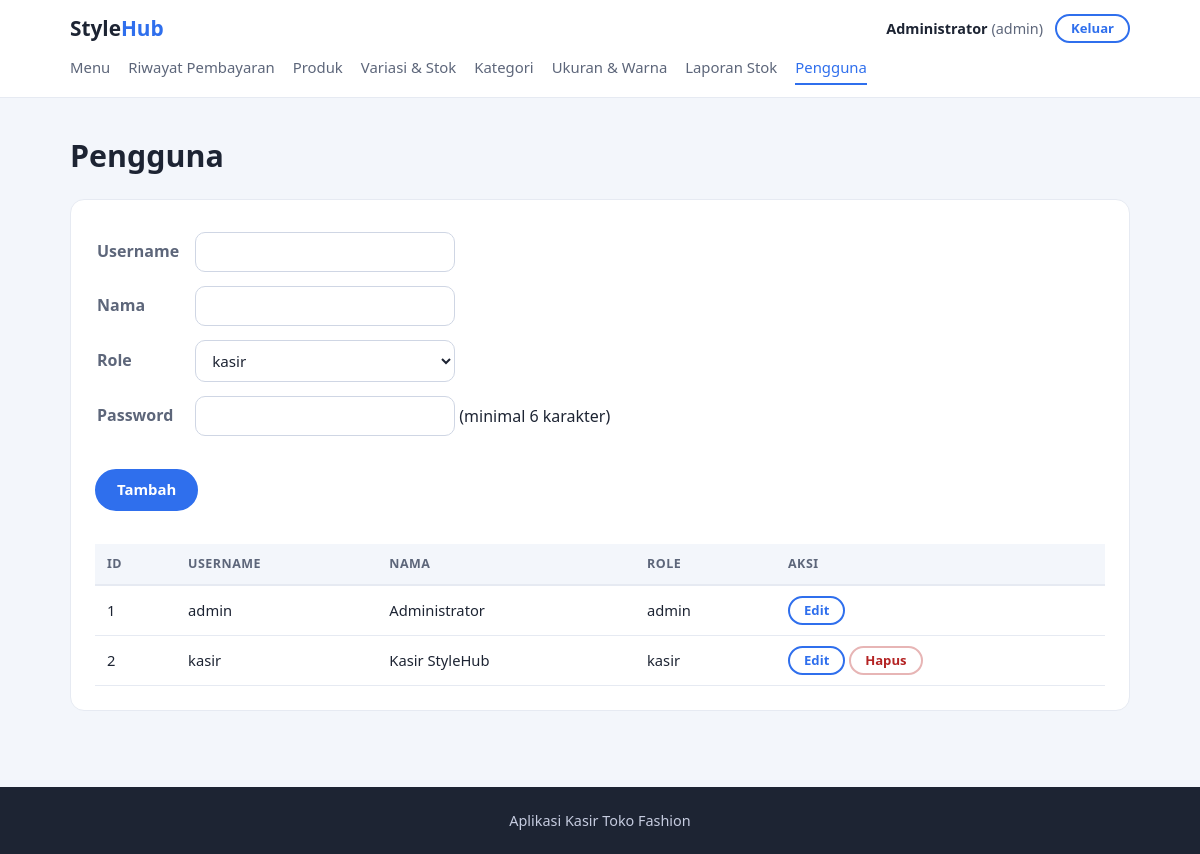
/users.php (signed in), run on the app's committed database.
### tables this page shows
CREATE TABLE users (
    user_id   INT          NOT NULL AUTO_INCREMENT,
    username  VARCHAR(30)  NOT NULL,
    password  VARCHAR(255) NOT NULL,             
    nama      VARCHAR(100) NOT NULL,
    role      VARCHAR(20)  NOT NULL,
    PRIMARY KEY (user_id),
    UNIQUE KEY uq_users_username (username),
    CONSTRAINT chk_users_role CHECK (role IN ('admin', 'kasir'))
);

### includes/functions.php (called while the page is built, shortened)
<?php
function e($v)
{
    return htmlspecialchars((string)$v, ENT_QUOTES, 'UTF-8');
}

### users.php (the view, shortened to what this page needs)
<?php
require __DIR__ . '/includes/functions.php';
$pdo = db();
$edit = null;
$data = $pdo->query('SELECT user_id, username, nama, role FROM users ORDER BY user_id')->fetchAll();
require __DIR__ . '/includes/header.php';
?>
<form method="post" autocomplete="off">
    <table>
        <tr><td>Username</td><td><input type="text" name="username" maxlength="30" required value="<?= e($edit ? $edit['username'] : '') ?>"></td></tr>
        <tr><td>Nama</td><td><input type="text" name="nama" maxlength="100" required value="<?= e($edit ? $edit['nama'] : '') ?>"></td></tr>
        <tr><td>Role</td><td>
            <select name="role">
                <option value="kasir" <?= ($edit && $edit['role'] === 'kasir') ? 'selected' : '' ?>>kasir</option>
            </select></td></tr>
        <tr><td>Password</td><td><input type="password" name="password" <?= $edit ? '' : 'required' ?>> <?= $edit ? '(kosongkan jika tidak diganti)' : '(minimal 6 karakter)' ?></td></tr>
    </table>
    <br>
    <button type="submit"><?= $edit ? 'Ubah' : 'Tambah' ?></button>
</form>
<br>
<table class="tabel">
    <tr><th>ID</th><th>Username</th><th>Nama</th><th>Role</th><th>Aksi</th></tr>
    <?php foreach ($data as $r): ?>
    <tr>
        <td><?= $r['user_id'] ?></td>
        <td><?= e($r['username']) ?></td>
        <td><?= e($r['nama']) ?></td>
        <td><?= e($r['role']) ?></td>
        <td>
            <a class="btn btn-sm" href="users.php?edit=<?= $r['user_id'] ?>">Edit</a>
            <?php if ((int)$r['user_id'] !== (int)$_SESSION['user_id']): ?>
            <form method="post" class="inline" onsubmit="return confirm('Hapus pengguna ini?')">
                <button type="submit" name="hapus" class="btn-danger btn-sm">Hapus</button>
            </form>
            <?php endif; ?>
        </td>
    </tr>
    <?php endforeach; ?>
</table>
<?php require __DIR__ . '/includes/footer.php'; ?>

### assets/css/style.css (style rules this page uses)
:root { --ink: #1d2433; --soft: #5d667a; --bg: #ffffff; --alt: #f3f6fb; --line: #e6eaf2; --accent: #2f6fed; --accent-dark: #1f55c4; --ok: #1f7a4d; --warn: #a86a00; --bad: #b42323; --radius: 14px; }
* { box-sizing: border-box; margin: 0; padding: 0; }
html { scroll-behavior: smooth; }
body { font-family: "Segoe UI", system-ui, Arial, sans-serif; color: var(--ink); background: var(--alt); line-height: 1.6; }
a { color: var(--accent-dark); }
button, .btn { display: inline-block; padding: 9px 20px; border-radius: 999px; border: 2px solid var(--accent); background: var(--accent); color: #fff; font-weight: 600; font-size: .93rem; font-family: inherit; cursor: pointer; text-decoration: none; line-height: 1.3; }
.btn { background: transparent; color: var(--accent); }
.btn-sm, button.btn-sm { padding: 4px 14px; font-size: .82rem; }
.btn-danger, button.btn-danger { background: #fff; color: var(--bad); border-color: #e7b5b5; }
form.inline { display: inline; }
form table td { padding: 6px 14px 6px 0; vertical-align: middle; }
form table td:first-child { font-weight: 600; color: var(--soft); white-space: nowrap; }
input[type=text], input[type=password], input[type=number], input[type=email], input[type=date], select { padding: 9px 12px; border: 1px solid #cfd6e4; border-radius: 10px; font-size: .95rem; font-family: inherit; min-width: 260px; max-width: 100%; background: #fff; color: var(--ink); }
.tabel { width: 100%; border-collapse: collapse; font-size: .92rem; margin-top: 8px; }
.tabel th { background: #f3f6fb; color: var(--soft); text-align: left; font-size: .78rem; text-transform: uppercase; letter-spacing: .04em; padding: 10px 12px; border-bottom: 2px solid var(--line); }
.tabel td { padding: 10px 12px; border-bottom: 1px solid var(--line); vertical-align: middle; }

### data on the page
users: user_id "1", username "admin", nama "Administrator", role "admin"
users: user_id "2", username "kasir", nama "Kasir StyleHub", role "kasir"

### other printed values
$_SESSION['nama'] "Administrator"
$_SESSION['role'] "admin"
$m[1] "Menu"
$m[1] "Riwayat Pembayaran"
$m[1] "Produk"
$m[1] "Variasi & Stok"
$m[1] "Kategori"
$m[1] "Ukuran & Warna"
$m[1] "Laporan Stok"
$m[1] "Pengguna"
$judul "Pengguna"
